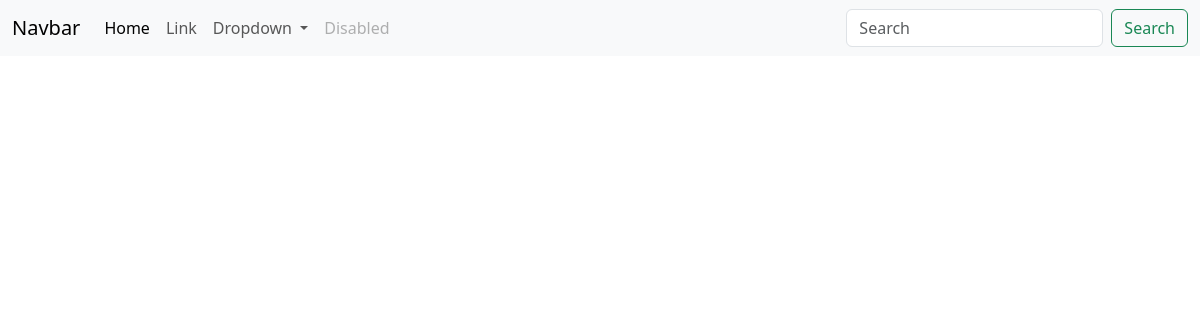
The app's page /posts/, older data.
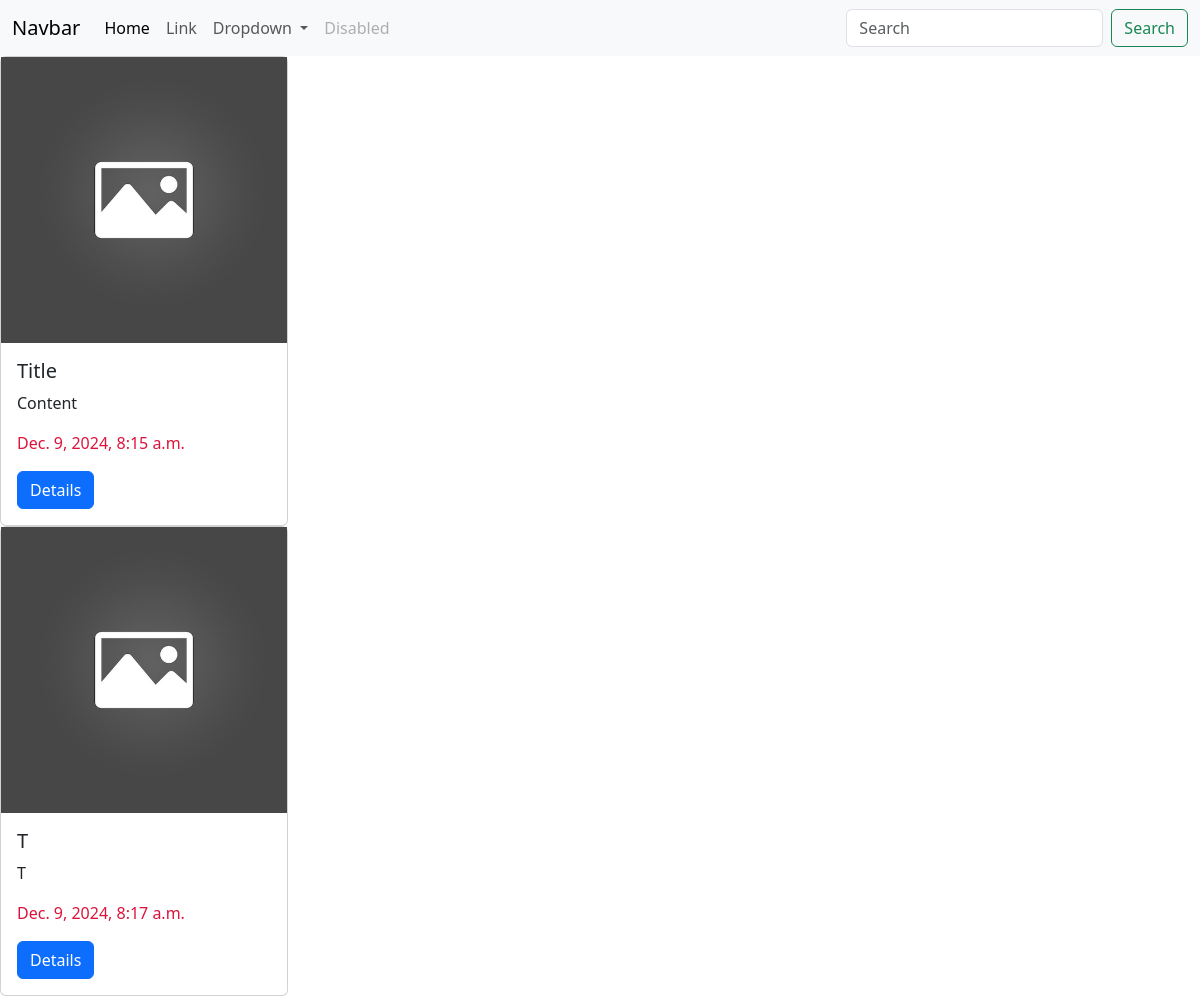
The same page, newer data.
### posts/models.py (models this page shows, shortened)
class Post(models.Model):
    title = models.CharField(max_length=56)
    content = models.TextField()
    rate =models.IntegerField(null=True,blank=True)
    created_at = models.DateTimeField(null=True, auto_now_add=True)
    updated_at = models.DateTimeField(null=True, auto_now=True)
    image = models.ImageField(null=True, blank=True)

### posts/views.py (the view)
# urls.py: path("posts/", posts_list_view),
def posts_list_view(request):
    posts = Post.objects.all()
    return render(request, "posts/list_view.html", context={"posts": posts})

### templates/posts/list_view.html
{% extends 'base.html' %}
{% block content %}
{% for post in posts %}
    <div class="card" style="width: 18rem;">
      {% if post.image %}
        <img class="card-img-top" src="{{post.image.url}}" alt="Card image cap"></img>
      {%  else %}
          <img src="/static/placeholder.png" alt="Card image cap"></img>
      {% endif %}
      <div class="card-body">
        <h5 class="card-title">{{ post.title }}</h5>
        <p class="card-text">{{ post.content }}</p>
        <p class="card-text" style="color: crimson">{{ post.created_at }}</p>
        <a href="/posts/{{ post.id }}/" class="btn btn-primary">Details</a>
      </div>
    </div>
    {% endfor %}
{% endblock %}

### templates/base.html (shortened to what this page needs)
<!DOCTYPE html>
<html lang="en">
    <head>
        <link rel="stylesheet" href="https://cdn.jsdelivr.net/npm/bootstrap@5.3.3/dist/css/bootstrap.min.css">
        <nav class="navbar navbar-expand-lg bg-body-tertiary">
          <div class="container-fluid">
            <a class="navbar-brand" href="#">Navbar</a>
            <div class="collapse navbar-collapse" id="navbarSupportedContent">
              <ul class="navbar-nav me-auto mb-2 mb-lg-0">
                <li class="nav-item">
                  <a class="nav-link active" aria-current="page" href="#">Home</a>
                </li>
                <li class="nav-item">
                  <a class="nav-link" href="#">Link</a>
                </li>
                <li class="nav-item dropdown">
                  <a class="nav-link dropdown-toggle" href="#" role="button" data-bs-toggle="dropdown" aria-expanded="false">
                    Dropdown
                  </a>
                </li>
                <li class="nav-item">
                  <a class="nav-link disabled" aria-disabled="true">Disabled</a>
                </li>
              </ul>
              <form class="d-flex" role="search">
                <input class="form-control me-2" type="search" placeholder="Search" aria-label="Search">
                <button class="btn btn-outline-success" type="submit">Search</button>
              </form>
            </div>
          </div>
        </nav>
    </head>
    <body>
        <div>
            {% block content %}
            {% endblock %}
        </div>
    </body>
</html>

Row changes from the older to the newer data that the page shows:
added Post: title "Title", content "Content", created_at "Dec. 9, 2024, 8:15 a.m."
added Post: title "T", content "T", created_at "Dec. 9, 2024, 8:17 a.m."
